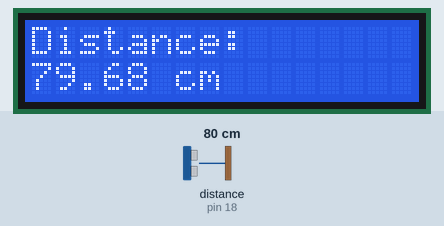
This sketch was run on a simulated Arduino Uno, built with avr-gcc and run on an emulated ATmega328P. On the bench: 16×2 character LCD. Wiring (inferred from the names in the program): ultrasonic range finder: trigger pin 5; echo pin 18. The inputs (shaded band) are chosen by the test bench; at power-on: distance to the obstacle (sensor on pin 18) 80 cm. The echo pulse lasts 58.3 µs per cm; what the sketch prints to the serial monitor is not drawn.

Above: at 1.2 s.
1.3 s: distance to the obstacle (sensor on pin 18) set to 120 cm
At 3.5 s:
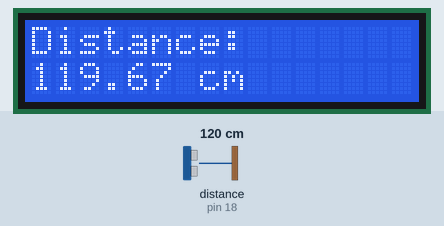
3.7 s: distance to the obstacle (sensor on pin 18) set to 2 cm
At 4.6 s:
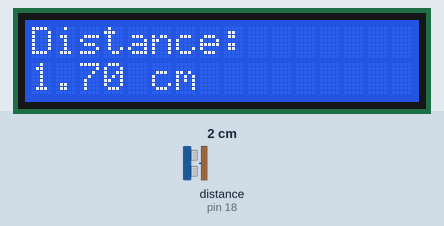
5.3 s: distance to the obstacle (sensor on pin 18) set to 4 cm
At 6.0 s:
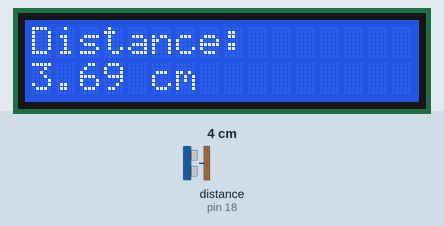
Timing chart, 0 to 8.3 s (numbered marks = the images above; inputs shaded):
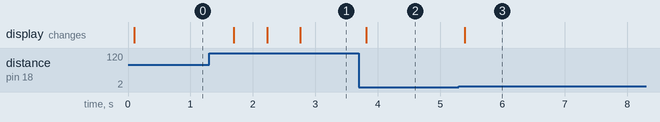

The sketch:

distance.ino
```cpp
#include <Wire.h>
#include <LiquidCrystal_I2C.h>

// Define GPIO pins for HC-SR04 Ultrasonic Sensor
#define TRIG_PIN 5
#define ECHO_PIN 18

// Speed of sound in cm/us
#define SOUND_SPEED 0.0343

// Initialize the LCD display (I2C address 0x27 or 0x3F, 16 columns, 2 rows)
LiquidCrystal_I2C lcd(0x27, 16, 2);

void setup() {
  // Initialize Serial monitor
  Serial.begin(115200);

  // Configure HC-SR04 pins
  pinMode(TRIG_PIN, OUTPUT);
  pinMode(ECHO_PIN, INPUT);

  // Initialize LCD display
  lcd.init();
  lcd.backlight();

  // Display initial message
  lcd.setCursor(0, 0);
  lcd.print("Distance:");
}

void loop() {
  // Clear the TRIG pin
  digitalWrite(TRIG_PIN, LOW);
  delayMicroseconds(2);

  // Trigger the sensor with a 10us HIGH pulse
  digitalWrite(TRIG_PIN, HIGH);
  delayMicroseconds(10);
  digitalWrite(TRIG_PIN, LOW);

  // Read travel time of pulse in microseconds
  long duration = pulseIn(ECHO_PIN, HIGH);

  // Calculate distance in centimeters
  float distanceCm = (duration * SOUND_SPEED) / 2.0;

  // Print to Serial Monitor
  Serial.print("Distance: ");
  Serial.print(distanceCm);
  Serial.println(" cm");

  // Display distance on LCD (Line 2)
  lcd.setCursor(0, 1);
  lcd.print("                "); // Clear second line
  lcd.setCursor(0, 1);
  lcd.print(distanceCm, 2);     // Print value with 2 decimal places
  lcd.print(" cm");

  delay(500); // Update every half second
}
```

Measured:
- after the input at 1.3 s, the display: changes after 0.40 s (image 1)
- after the input at 3.7 s, the display: changes after 0.12 s (image 2)
- after the input at 5.3 s, the display: changes after 0.09 s (image 3)
